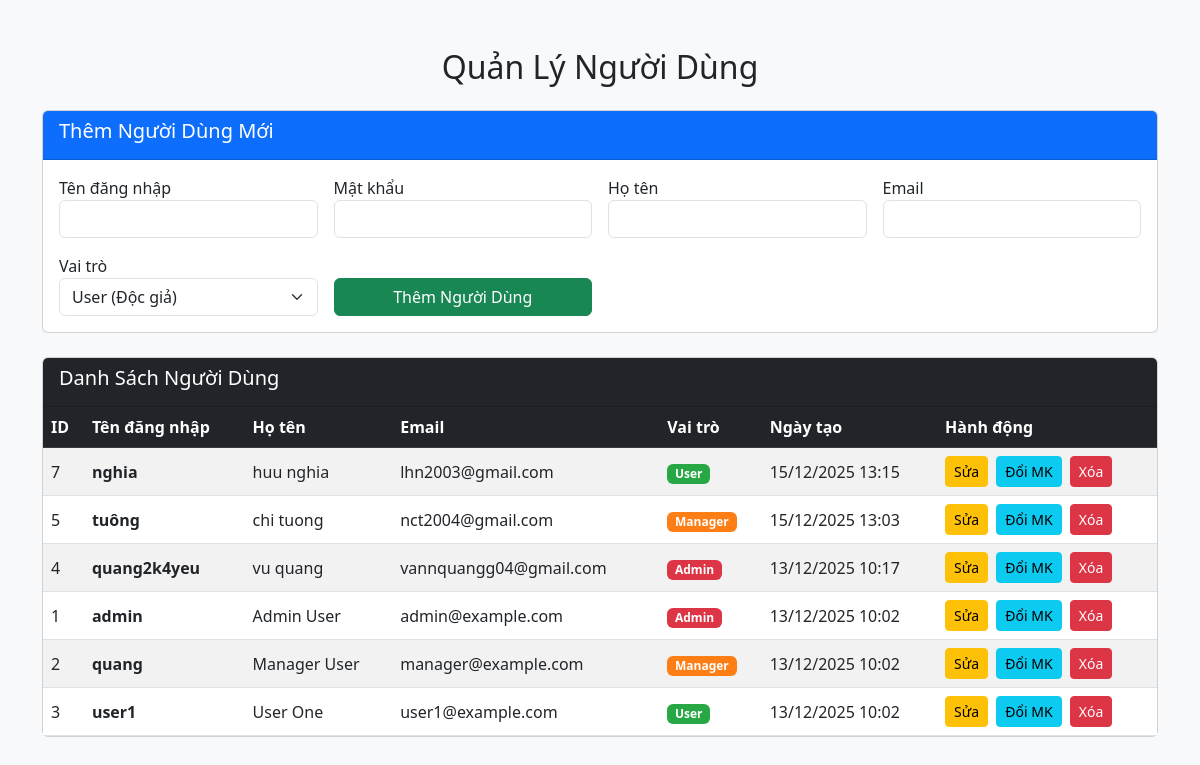
/admin_users.php (signed in), run on the app's committed database.
### tables this page shows
CREATE TABLE `users` (
  `id` int(11) NOT NULL,
  `username` varchar(50) NOT NULL,
  `password` varchar(255) NOT NULL,
  `full_name` varchar(100) NOT NULL,
  `email` varchar(100) NOT NULL,
  `role` enum('admin','manager','user') NOT NULL DEFAULT 'user',
  `created_at` timestamp NOT NULL DEFAULT current_timestamp()
);

### admin_users.php (the view, shortened to what this page needs)
<?php
include 'config.php';
$stmt = $pdo->query("SELECT * FROM users ORDER BY created_at DESC");
$users = $stmt->fetchAll(PDO::FETCH_ASSOC);
?>
<!DOCTYPE html>
<html lang="vi">
<head>
    <link href="https://cdn.jsdelivr.net/npm/bootstrap@5.3.0/dist/css/bootstrap.min.css" rel="stylesheet">
    <link rel="stylesheet" href="https://cdnjs.cloudflare.com/ajax/libs/animate.css/4.1.1/animate.min.css"/>
</head>
<body class="bg-light">
<div class="container my-5">
    <h2 class="text-center mb-4 animate__animated animate__fadeInDown">Quản Lý Người Dùng</h2>
    <div class="card mb-4 card-hover animate__animated animate__fadeInLeft">
        <div class="card-header bg-primary text-white">
            <h5>Thêm Người Dùng Mới</h5>
        </div>
        <div class="card-body">
            <form method="POST">
                <div class="row g-3">
                    <div class="col-md-3">
                        <label>Tên đăng nhập</label>
                        <input type="text" name="username" class="form-control" required>
                    </div>
                    <div class="col-md-3">
                        <label>Mật khẩu</label>
                        <input type="password" name="password" class="form-control" required>
                    </div>
                    <div class="col-md-3">
                        <label>Họ tên</label>
                        <input type="text" name="full_name" class="form-control" required>
                    </div>
                    <div class="col-md-3">
                        <label>Email</label>
                        <input type="email" name="email" class="form-control" required>
                    </div>
                    <div class="col-md-3">
                        <label>Vai trò</label>
                        <select name="role" class="form-select" required>
                            <option value="user">User (Độc giả)</option>
                        </select>
                    </div>
                    <div class="col-md-3 align-self-end">
                        <button type="submit" name="add_user" class="btn btn-success w-100">Thêm Người Dùng</button>
                    </div>
                </div>
            </form>
        </div>
    </div>
    <div class="card card-hover animate__animated animate__fadeInRight">
        <div class="card-header bg-dark text-white">
            <h5>Danh Sách Người Dùng</h5>
        </div>
        <div class="card-body p-0">
            <div class="table-responsive">
                <table class="table table-striped mb-0 align-middle">
                    <thead class="table-dark">
                        <tr>
                            <th>ID</th>
                            <th>Tên đăng nhập</th>
                            <th>Họ tên</th>
                            <th>Email</th>
                            <th>Vai trò</th>
                            <th>Ngày tạo</th>
                            <th>Hành động</th>
                        </tr>
                    </thead>
                    <tbody>
                        <?php foreach ($users as $user): ?>
                        <tr>
                            <td><?php echo $user['id']; ?></td>
                            <td><strong><?php echo htmlspecialchars($user['username']); ?></strong></td>
                            <td><?php echo htmlspecialchars($user['full_name']); ?></td>
                            <td><?php echo htmlspecialchars($user['email']); ?></td>
                            <td>
                                <span class="badge badge-role-<?php echo $user['role']; ?>">
                                    <?php echo ucfirst($user['role']); ?>
                                </span>
                            </td>
                            <td><?php echo date('d/m/Y H:i', strtotime($user['created_at'])); ?></td>
                            <td>
                                <button class="btn btn-sm btn-warning me-1" data-bs-toggle="modal"
                                        data-bs-target="#editModal<?php echo $user['id']; ?>">Sửa</button>
                                <button class="btn btn-sm btn-info me-1" data-bs-toggle="modal"
                                        data-bs-target="#passwordModal<?php echo $user['id']; ?>">Đổi MK</button>
                                <form method="POST" style="display:inline;">
                                    <button type="submit" name="delete_user" class="btn btn-sm btn-danger"
                                            onclick="return confirm('Xóa người dùng này? Tất cả lịch sử mượn sách sẽ bị xóa!')">
                                        Xóa
                                    </button>
                                </form>
                            </td>
                        </tr>
                        <?php endforeach; ?>
                    </tbody>
                </table>
            </div>
        </div>
    </div>
</div>
</body>
</html>

### admin_users.php (style rules this page uses)
.badge-role-admin { background-color: #dc3545; }
.badge-role-manager { background-color: #fd7e14; }
.badge-role-user { background-color: #28a745; }

### data on the page
users: id "7", username "nghia", full_name "huu nghia", email "lhn2003@gmail.com", role "User", created_at "15/12/2025 13:15"
users: id "5", username "tuông", full_name "chi tuong", email "nct2004@gmail.com", role "Manager", created_at "15/12/2025 13:03"
users: id "4", username "quang2k4yeu", full_name "vu quang", email "vannquangg04@gmail.com", role "Admin", created_at "13/12/2025 10:17"
users: id "1", username "admin", full_name "Admin User", email "admin@example.com", role "Admin", created_at "13/12/2025 10:02"
users: id "2", username "quang", full_name "Manager User", email "manager@example.com", role "Manager", created_at "13/12/2025 10:02"
users: id "3", username "user1", full_name "User One", email "user1@example.com", role "User", created_at "13/12/2025 10:02"
